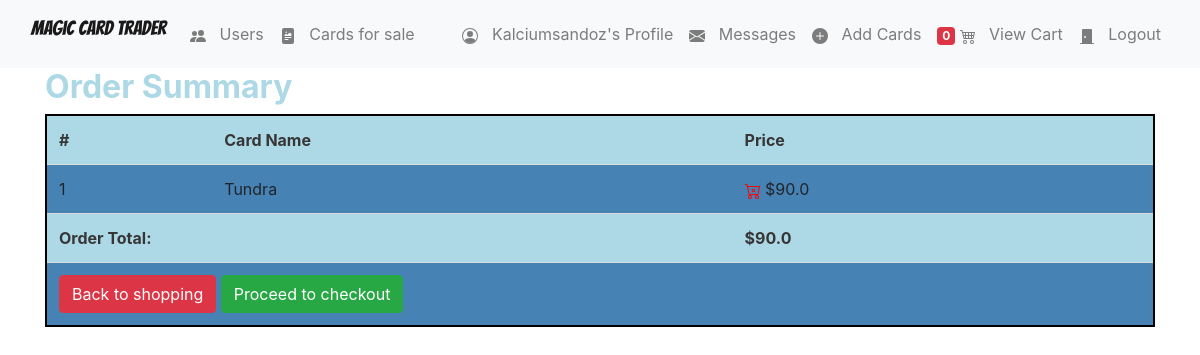
The app's page /order-summary/ (signed in) with its own data.
### Magic/models.py (models this page shows, shortened)
class Profile(models.Model):
    user = models.OneToOneField(User, on_delete=models.CASCADE, unique=True)
    user_photo = models.FileField(upload_to='profile_images', default='profile_images/default-profile-picture.jpg')
    date_registered = models.DateTimeField(auto_now_add=True, blank=True)
    address = models.ForeignKey('Address', on_delete=models.SET_NULL, blank=True, null=True)

class Card(models.Model):
    name = models.CharField(max_length = 150)
    set_name = models.CharField(max_length = 150)
    price = models.FloatField()
    user = models.ForeignKey(User, on_delete=models.CASCADE)
    is_foil = models.BooleanField(default=False)
    is_ordered = models.BooleanField(default=False)

### shopping_cart/models.py (models this page shows, shortened)
class OrderItem(models.Model):
    card = models.OneToOneField(Card, on_delete=models.SET_NULL, null=True)
    is_ordered = models.BooleanField(default=False)
    date_added = models.DateTimeField(auto_now=True)
    date_ordered = models.DateTimeField(null=True)

class Order(models.Model):
    ref_code = models.CharField(max_length=15)
    owner = models.ForeignKey(Profile, on_delete=models.SET_NULL, null=True)
    is_ordered = models.BooleanField(default=False)
    items = models.ManyToManyField(OrderItem)
    date_ordered = models.DateTimeField(auto_now=True)
    address = models.ForeignKey(Address, on_delete=models.SET_NULL, blank=True, null=True)
    payment = models.ForeignKey('Payment', on_delete=models.SET_NULL, blank=True, null=True)
    def get_cart_total(self):
        return round(sum([item.card.price for item in self.items.all()]), 2)

### shopping_cart/views.py (the view)
# urls.py: re_path(r'order-summary/', CartView.OrderSummaryView.as_view(), name="order_summary"),
class OrderSummaryView(LoginRequiredMixin, View):
    def get(self, *args, **kwargs):
        try:
            order = Order.objects.filter(owner=self.request.user.profile).last()
            context = {
                'order': order,
            }
            return render(self.request, 'shopping_cart/order_summary.html', context)
        except ObjectDoesNotExist:
            messages.error(self.request, "You do not have an active order!")
            return redirect('Magic:cards')

### direct_messages/models.py (called while the page is built)
    def get_messages(user):
        users = []
        messages = Message.objects.filter(user=user).values('to_user').annotate(last=Max('date')).order_by('-last')
        for message in messages:
            users.append({
                'user': User.objects.get(pk=message['to_user']),
                'unread': Message.objects.filter(user=user, to_user__pk=message['to_user'], is_read=False).count()
            })
        return users

### direct_messages/templatetags/messages_template_tags.py (called while the page is built)
@register.filter
def unread_message_counter(user):
    if user.is_authenticated:
        total_unread = 0
        messages = Message.get_messages(user=user)
        for message in messages:
            total_unread = total_unread + message['unread']
        return total_unread

### shopping_cart/templatetags/shopping_cart_template_tags.py (called while the page is built)
@register.filter
def cart_item_counter(user):
    if user.is_authenticated:
        qs = Order.objects.filter(is_ordered=False, owner=user.profile)
        if qs.exists():
            return qs[0].items.count()
    return 0

### shopping_cart/templates/shopping_cart/order_summary.html (shortened to what this page needs)
{% extends 'magic/base.html' %}
{% block body %}
  <div class="container">
    <div class="table-responsive text-nowrap">
      <h2 class="basic-text">Order Summary</h2>
      <table class="table" id="card-table">
          <tr>
            <th scope="col">#</th>
            <th scope="col">Card Name</th>
            <th scope="col">Price</th>
          </tr>
          {% for order_item in order.items.all %}
          <tr>
            <td>{{ forloop.counter }}</td>
            <td>{{ order_item.card.name }}</td>
            <td>
              <a href="{% url 'Magic:delete_from_cart' order_item.id %}">
                <span class="glyphicon glyphicon-trash">
                </span>
              </a> ${{ order_item.card.price }}</td>
          </tr>
          {% endfor %}
          <tr>
            <td colspan="2"><strong>Order Total:</strong></td>
            <td><strong>${{ order.get_cart_total }}</strong></td>
          </tr>
          {% if order.get_cart_total > 0 %}
            <tr>
              <td colspan="3">
                <a class="btn btn-danger" href="{% url 'Magic:cards' %}">Back to shopping</a>
                <a class="btn btn-success btn-checkout" href="{% url 'Magic:checkout' %}">Proceed to checkout</a>
              </td>
            </tr>
          {% endif %}
      </table>
    </div>
  </div>
{% endblock %}

### Magic/templates/magic/base.html (shortened to what this page needs)
{% load static %}
{% load crispy_forms_tags %}
{% load shopping_cart_template_tags %}
{% load messages_template_tags %}
<!DOCTYPE html>
<html lang="en">
    <head>
        <link rel="stylesheet" href="https://cdn.jsdelivr.net/npm/bulma@0.9.1/css/bulma.min.css">
        <link rel="stylesheet" href="https://stackpath.bootstrapcdn.com/bootstrap/4.5.2/css/bootstrap.min.css">
        <link rel="stylesheet" type="text/css" href="{% static 'magic/style.css' %}" />
    </head>
    <body data-spy="scroll" data-target="#list-example">
        <nav class="navbar navbar-inverse navbar navbar-expand-lg navbar-light bg-light">
            <div class="container-fluid">
                <div class="navbar-header ">
                    <a class="navbar-brand" href="{% url 'Magic:index' %}">Magic Card Trader</a>
                </div>
                <div class="collapsable navbar-collapse" id="navbarSupportedContent">
                    <ul class="nav navbar-nav mr-auto">
                        <li class="{% if nbar == 'users' %} active {% endif %} nav-item">
                            <a href="{% url 'Magic:users' %}" class="nav-link">
                                <span class="glyphicon glyphicon-user" aria-hidden="true">
                                </span>&nbsp;
                                Users
                            </a>
                        </li>
                        <li class="{% if nbar == 'cards' %} active {% endif %} nav-item">
                            <a href="{% url 'Magic:cards' %}" class="nav-link">
                                <span class="glyphicon glyphicon-king" aria-hidden="true">
                                </span>&nbsp;
                                Cards for sale
                            </a>
                        </li>
                    </ul>
                    {% if nbar == 'cards' %}
                            {% load crispy_forms_tags %}
                    {% endif %}
                    {% if nbar == 'users' %}
                            {% load crispy_forms_tags %}
                    {% endif %}
                    <ul class="nav navbar-nav navbar-right">
                        {% if request.user.is_authenticated %}
                            <li class="{% if nbar == 'profile' %} active  {% elif nbar == 'profile_cards' %} active {% elif nbar == 'profile_purchases' %} active {% endif %} nav-item">
                                <a href="{% url 'profile' %}" class="nav-link">
                                    <span class="glyphicon glyphicon-user" aria-hidden="true">
                                    </span>&nbsp; {{ request.user }}'s Profile
                                </a>
                            </li>
                            <li class="{% if nbar == 'messages' %} active {% endif %} nav-item">
                                <a href="{% url 'Magic:inbox' %}" class="nav-link">
                                    <span class="glyphicon glyphicon-plus" aria-hidden="true">
                                    </span>&nbsp;
                                    Messages
                                </a>
                            </li>
                            <li class="{% if nbar == 'add_cards' %} active {% endif %} nav-item">
                                <a href="{% url 'Magic:card_add' %}" class="nav-link">
                                    <span class="glyphicon glyphicon-plus" aria-hidden="true">
                                        <svg width="1em" height="1em" viewBox="0 0 16 16" class="bi bi-plus-circle-fill" fill="currentColor" xmlns="http://www.w3.org/2000/svg">
                                            <path fill-rule="evenodd" d="M16 8A8 8 0 1 1 0 8a8 8 0 0 1 16 0zM8.5 4.5a.5.5 0 0 0-1 0v3h-3a.5.5 0 0 0 0 1h3v3a.5.5 0 0 0 1 0v-3h3a.5.5 0 0 0 0-1h-3v-3z"/>
                                        </svg>
                                    </span>&nbsp; Add Cards
                                </a>
                            </li>
                            <li class="{% if nbar == 'order-summary' %} active {% endif %} nav-item">
                                <a href="{% url 'Magic:order_summary' %}" class="nav-link">
                                    <span class="badge badge-danger z-depth-0">{{ request.user|cart_item_counter }}</span>
                                    <span class="glyphicon glyphicon-shopping-cart" aria-hidden="true">
                                    </span>&nbsp; View Cart
                                </a>
                            </li>
                            <li class="">
                                <a href="{% url 'logout' %}" class="nav-link">
                                    <span class="glyphicon glyphicon-off" aria-hidden="true">
                                        <svg width="1em" height="1em" viewBox="0 0 16 16" class="bi bi-door-closed-fill" fill="currentColor" xmlns="http://www.w3.org/2000/svg">
                                            <path fill-rule="evenodd" d="M4 1a1 1 0 0 0-1 1v13H1.5a.5.5 0 0 0 0 1h13a.5.5 0 0 0 0-1H13V2a1 1 0 0 0-1-1H4zm2 9a1 1 0 1 0 0-2 1 1 0 0 0 0 2z"/>
                                        </svg>
                                    </span>&nbsp; Logout
                                </a>
                            </li>
                        {% endif %}
                    </ul>
                </div>
            </div>
        </nav>
        {% block body %}
        {% endblock %}
    </body>
</html>

### Magic/static/magic/style.css (style rules this page uses)
.navbar { border-radius: 0; }
.navbar-brand { font-family: 'Bangers', cursive; }
.navbar { background-color: steelblue; }
.basic-text { color: lightblue; font-weight: bold; }
.glyphicon-trash { color: red; }
table { width: 80%; margin-left: auto; margin-right: auto; margin-bottom: 15px; }
table, th, td { border: 2px solid black; border-collapse: collapse; align-self: center; }
th, td { padding: 10px; height: 40%; }
#user-table tr:nth-child(even), #card-table tr:nth-child(even) { background-color: steelblue; }
#user-table tr:nth-child(odd), #card-table tr:nth-child(odd) { background-color: lightblue; }
#card-table tr:nth-child(even), #card-table tr:nth-child(even) { background-color: steelblue; }
#card-table tr:nth-child(odd), #card-table tr:nth-child(odd) { background-color: lightblue; }

### records on screen
OrderItem: card.name "Tundra", card.price "90.0"
Order: get_cart_total "90.0"

### other values on screen
{{ request.user }} "Kalciumsandoz"
{{ request.user|cart_item_counter }} "0"
